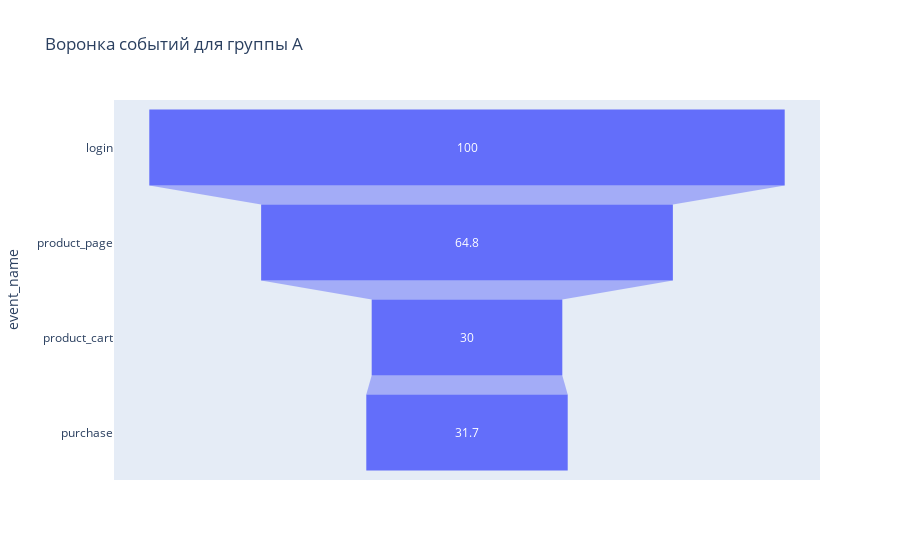
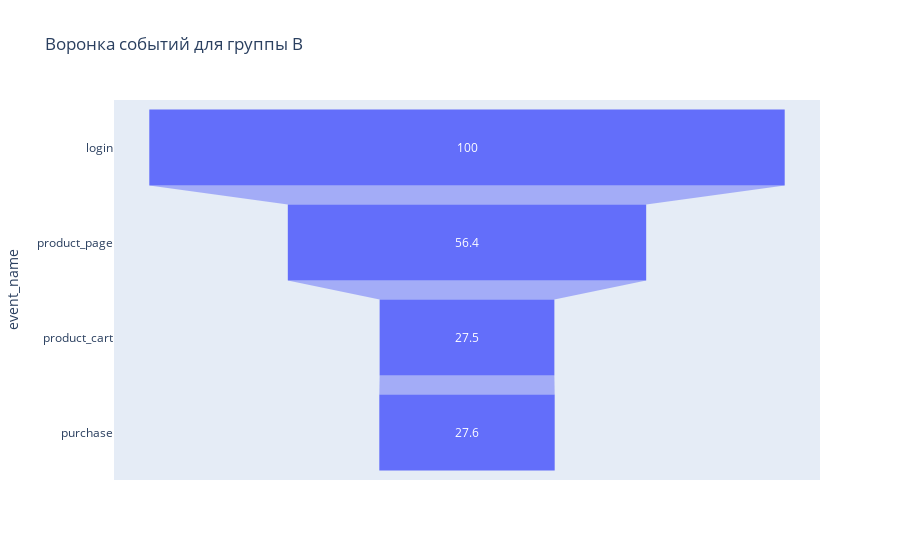

Notebook cell for these charts, in order:
### Markdown cell above
#### Подсчет конверсии на разных этапах
Теперь с помощью воронки событий выясним, как меняется доля пользователей на каждом шаге относительно первого шага (возьмем его за 100%) в разных группах.

### Code cell
for df in [funnel_a, funnel_b]:
    df['conversion%'] = (df['user_cnt'] / df['user_cnt'].max()).round(3)*100 
    display(df)
    
fig = px.funnel(funnel_a, x='conversion%', y='event_name',  title='Воронка событий для группы A')
fig.show()
fig = px.funnel(funnel_b, x='conversion%', y='event_name',  title='Воронка событий для группы B')
fig.show();

### Figure 1 — Plotly figure (JSON) as saved in the notebook; plotly's stock layout.template omitted (floating-point values rounded to 4 significant figures)
{"data": [{"hovertemplate": "conversion%=%{x}<br>event_name=%{y}<extra></extra>", "legendgroup": "", "marker": {"color": "#636efa"}, "name": "", "orientation": "h", "showlegend": false, "type": "funnel", "x": [100, 64.8, 30, 31.7], "xaxis": "x", "y": ["login", "product_page", "product_cart", "purchase"], "yaxis": "y"}], "layout": {"legend": {"tracegroupgap": 0}, "title": {"text": "Воронка событий для группы A"}, "xaxis": {"anchor": "y", "domain": [0, 1], "title": {"text": "conversion%"}}, "yaxis": {"anchor": "x", "domain": [0, 1], "title": {"text": "event_name"}}}}

### Figure 2 — Plotly figure (JSON) as saved in the notebook; plotly's stock layout.template omitted (floating-point values rounded to 4 significant figures)
{"data": [{"hovertemplate": "conversion%=%{x}<br>event_name=%{y}<extra></extra>", "legendgroup": "", "marker": {"color": "#636efa"}, "name": "", "orientation": "h", "showlegend": false, "type": "funnel", "x": [100, 56.4, 27.5, 27.6], "xaxis": "x", "y": ["login", "product_page", "product_cart", "purchase"], "yaxis": "y"}], "layout": {"legend": {"tracegroupgap": 0}, "title": {"text": "Воронка событий для группы B"}, "xaxis": {"anchor": "y", "domain": [0, 1], "title": {"text": "conversion%"}}, "yaxis": {"anchor": "x", "domain": [0, 1], "title": {"text": "event_name"}}}}
